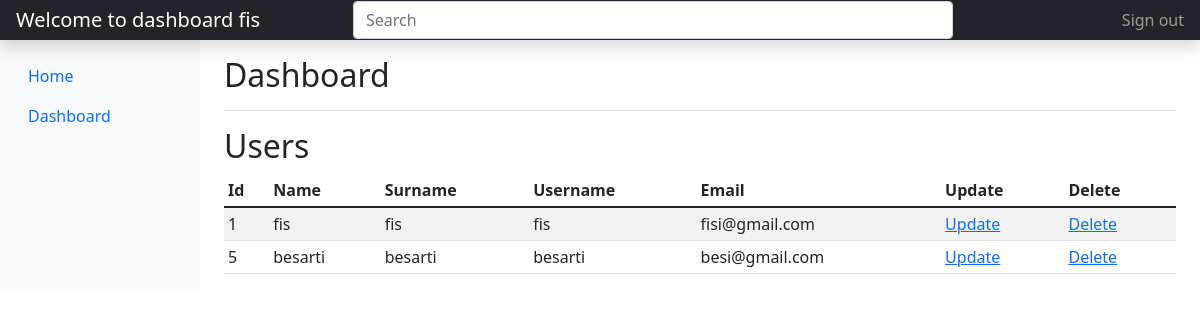
/dashboard.php (signed in), run on the app's committed database.
### tables this page shows
CREATE TABLE `users` (
  `id` int(5) NOT NULL,
  `name` varchar(255) NOT NULL,
  `surname` varchar(255) NOT NULL,
  `username` varchar(255) NOT NULL,
  `email` varchar(255) NOT NULL,
  `password` varchar(255) NOT NULL,
  `confirmpassword` varchar(255) NOT NULL,
  `isadmin` varchar(255) NOT NULL
);

### dashboard.php (the view, shortened to what this page needs)
<?php
    include_once('config.php');
    $sql = "SELECT * FROM users";
    $selectUsers = $conn->prepare($sql);
    $selectUsers->execute();
    $users_data = $selectUsers->fetchAll();
 ?>
 <!DOCTYPE html>
 <html>
 <head>
 	<link href="https://cdn.jsdelivr.net/npm/bootstrap@5.1.3/dist/css/bootstrap.min.css" rel="stylesheet">
 </head>
 <body>
 <header class="navbar navbar-dark sticky-top bg-dark flex-md-nowrap p-0 shadow">
  <a class="navbar-brand col-md-3 col-lg-2 me-0 px-3" href="#"><?php echo "Welcome to dashboard ".$_SESSION['username']; ?></a>
  <input class="form-control form-control-dark w-50" type="text" placeholder="Search" aria-label="Search">
  <div class="navbar-nav">
    <div class="nav-item text-nowrap">
      <a class="nav-link px-3" href="logout.php">Sign out</a>
    </div>
  </div>
</header>
<div class="container-fluid">
  <div class="row">
    <nav id="sidebarMenu" class="col-md-3 col-lg-2 d-md-block bg-light sidebar collapse">
      <div class="position-sticky pt-3">
        <ul class="nav flex-column">
           <?php if ($_SESSION['isadmin'] == 'true') { ?>
            <li class="nav-item">
              <a class="nav-link" href="home.php">
                Home
              </a>
            </li>
          <li class="nav-item">
            <a class="nav-link active" aria-current="page" href="dashboard.php">
              Dashboard
            </a>
          </li>
        </ul>
      <?php
      } ?>
      </div>
    </nav>
    <main class="col-md-9 ms-sm-auto col-lg-10 px-md-4">
      <div class="d-flex justify-content-between flex-wrap flex-md-nowrap align-items-center pt-3 pb-2 mb-3 border-bottom">
        <h1 class="h2">Dashboard</h1>
      </div>
    <?php if ($_SESSION['isadmin'] == 'true') { ?>
      <h2>Users</h2>
      <div class="table-responsive">
        <table class="table table-striped table-sm">
          <thead>
            <tr>
              <th scope="col">Id</th>
              <th scope="col">Name</th>
              <th scope="col">Surname</th>
              <th scope="col">Username</th>
              <th scope="col">Email</th>
              <th scope="col">Update</th>
              <th scope="col">Delete</th>
            </tr>
          </thead>
          <tbody>
            <?php foreach ($users_data as $user_data) { ?>
               <tr>
                <td><?php echo $user_data['id']; ?></td>
                <td><?php echo $user_data['name']; ?></td>
                <td><?php echo $user_data['surname']; ?></td>
                <td><?php echo $user_data['username']; ?></td>
                <td><?php echo $user_data['email']; ?></td>
                <td><a href="updateUsers.php?id=<?= $user_data['id'];?>">Update</a></td>
                <td><a href="deleteUsers.php?id=<?= $user_data['id'];?>">Delete</a></td>
              </tr>
           <?php  } ?>
          </tbody>
        </table>
      </div>
     <?php  } else {
    } ?>
    </main>
  </div>
</div>
  </body>
</html>
 </body>
 </html>

### data on the page
users: id "1", name "fis", surname "fis", username "fis", email "fisi@gmail.com"
users: id "5", name "besarti", surname "besarti", username "besarti", email "besi@gmail.com"

### other printed values
$_SESSION['username'] "fis"
